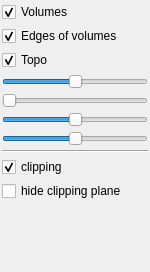
<?xml version="1.0" encoding="UTF-8"?>
<ui version="4.0">
 <class>DockWidget</class>
 <widget class="QDockWidget" name="DockWidget">
  <property name="geometry">
   <rect>
    <x>0</x>
    <y>0</y>
    <width>150</width>
    <height>272</height>
   </rect>
  </property>
  <property name="minimumSize">
   <size>
    <width>150</width>
    <height>250</height>
   </size>
  </property>
  <property name="windowTitle">
   <string>Interface</string>
  </property>
  <widget class="QWidget" name="dockWidgetContents">
   <property name="enabled">
    <bool>true</bool>
   </property>
   <property name="sizePolicy">
    <sizepolicy hsizetype="Preferred" vsizetype="Preferred">
     <horstretch>0</horstretch>
     <verstretch>0</verstretch>
    </sizepolicy>
   </property>
   <property name="minimumSize">
    <size>
     <width>150</width>
     <height>200</height>
    </size>
   </property>
   <layout class="QGridLayout" name="gridLayout">
    <property name="margin">
     <number>2</number>
    </property>
    <property name="spacing">
     <number>4</number>
    </property>
    <item row="0" column="0">
     <layout class="QVBoxLayout" name="verticalLayout">
      <item>
       <widget class="QCheckBox" name="checkBox_volumes">
        <property name="text">
         <string>Volumes</string>
        </property>
        <property name="checked">
         <bool>true</bool>
        </property>
       </widget>
      </item>
      <item>
       <widget class="QCheckBox" name="checkBox_edges">
        <property name="text">
         <string>Edges of volumes</string>
        </property>
        <property name="checked">
         <bool>true</bool>
        </property>
       </widget>
      </item>
      <item>
       <widget class="QCheckBox" name="checkBox_topo">
        <property name="text">
         <string>Topo</string>
        </property>
        <property name="checked">
         <bool>true</bool>
        </property>
       </widget>
      </item>
      <item>
       <widget class="QSlider" name="slider_explode">
        <property name="value">
         <number>50</number>
        </property>
        <property name="orientation">
         <enum>Qt::Horizontal</enum>
        </property>
       </widget>
      </item>
      <item>
       <widget class="QSlider" name="slider_explode_face">
        <property name="orientation">
         <enum>Qt::Horizontal</enum>
        </property>
       </widget>
      </item>
      <item>
       <widget class="QSlider" name="slider_opacity">
        <property name="maximum">
         <number>100</number>
        </property>
        <property name="value">
         <number>50</number>
        </property>
        <property name="orientation">
         <enum>Qt::Horizontal</enum>
        </property>
       </widget>
      </item>
      <item>
       <widget class="QSlider" name="slider_opacity_gradient">
        <property name="value">
         <number>50</number>
        </property>
        <property name="orientation">
         <enum>Qt::Horizontal</enum>
        </property>
       </widget>
      </item>
      <item>
       <widget class="Line" name="line_3">
        <property name="orientation">
         <enum>Qt::Horizontal</enum>
        </property>
       </widget>
      </item>
      <item>
       <widget class="QCheckBox" name="checkBox_plane">
        <property name="text">
         <string>clipping</string>
        </property>
        <property name="checkable">
         <bool>true</bool>
        </property>
        <property name="checked">
         <bool>true</bool>
        </property>
       </widget>
      </item>
      <item>
       <widget class="QCheckBox" name="checkBox_hide">
        <property name="enabled">
         <bool>true</bool>
        </property>
        <property name="text">
         <string>hide clipping plane</string>
        </property>
       </widget>
      </item>
      <item>
       <spacer name="verticalSpacer">
        <property name="orientation">
         <enum>Qt::Vertical</enum>
        </property>
        <property name="sizeHint" stdset="0">
         <size>
          <width>20</width>
          <height>40</height>
         </size>
        </property>
       </spacer>
      </item>
     </layout>
    </item>
   </layout>
  </widget>
 </widget>
 <resources/>
 <connections>
  <connection>
   <sender>checkBox_plane</sender>
   <signal>clicked(bool)</signal>
   <receiver>checkBox_hide</receiver>
   <slot>setVisible(bool)</slot>
   <hints>
    <hint type="sourcelabel">
     <x>74</x>
     <y>174</y>
    </hint>
    <hint type="destinationlabel">
     <x>74</x>
     <y>200</y>
    </hint>
   </hints>
  </connection>
 </connections>
</ui>
